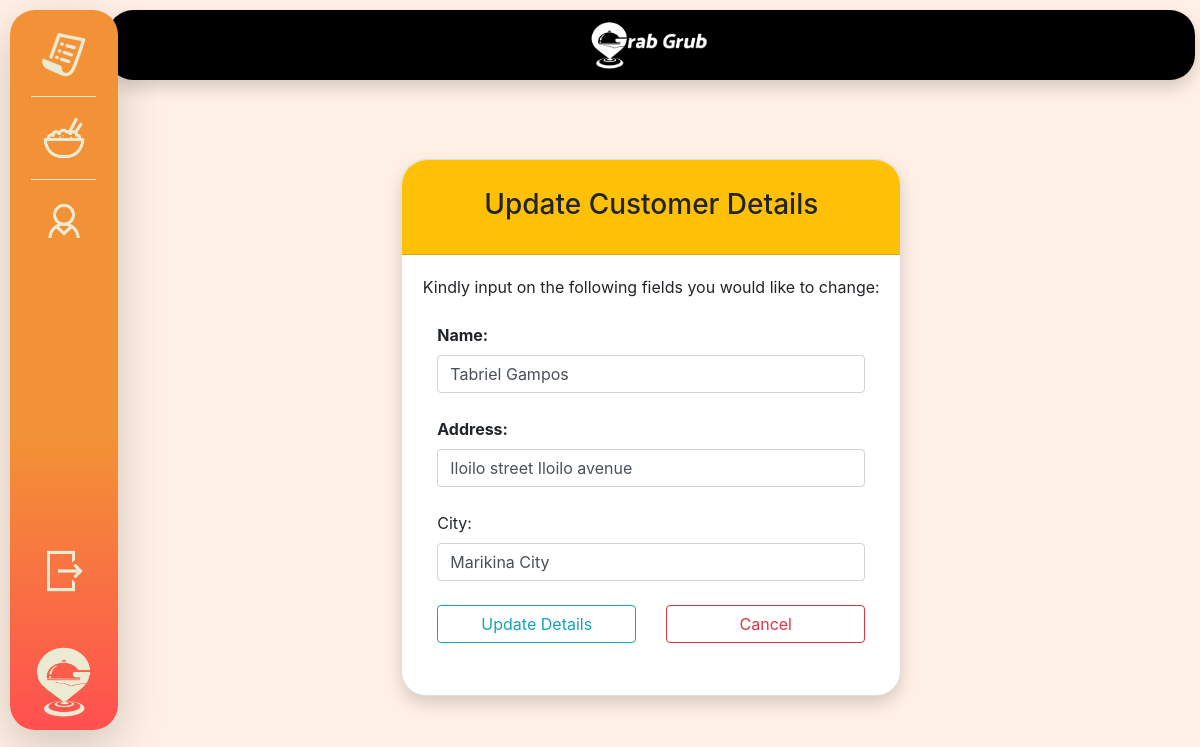
/update_customer_details/3, run on an earlier commit of the app's database.
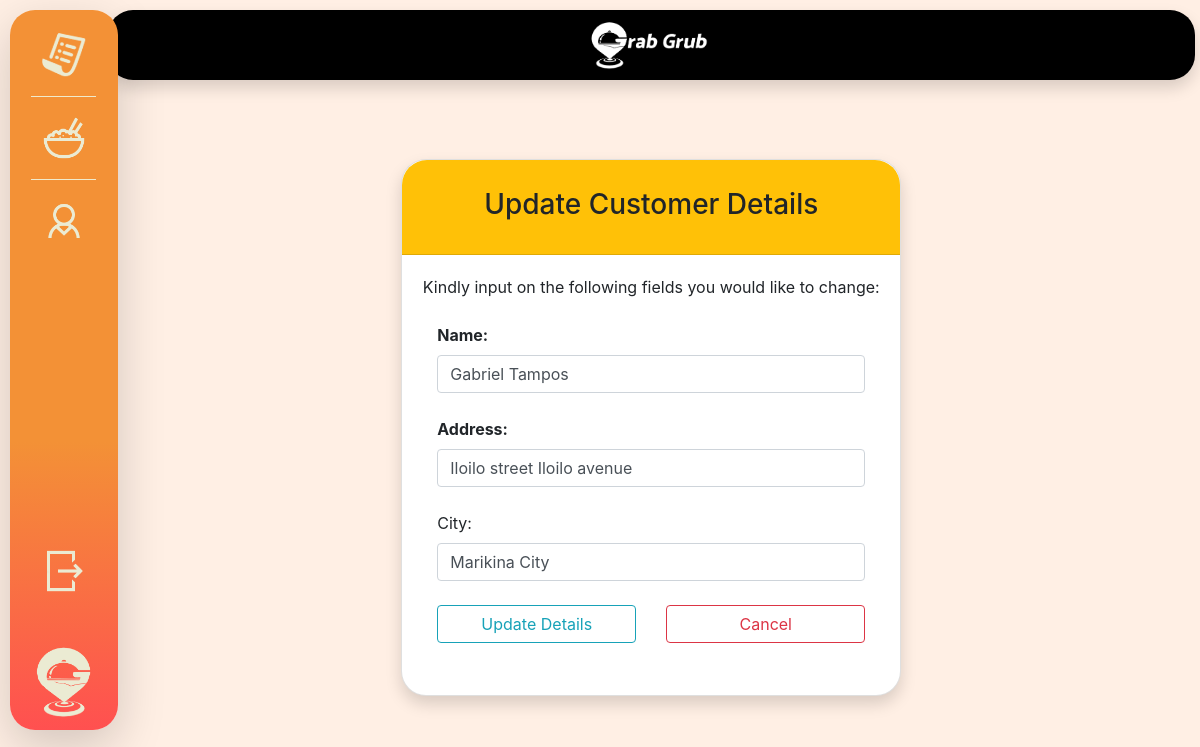
And on a later commit of the database.
### Kiosk/models.py (models this page shows, shortened)
class Customer(models.Model):
    name = models.CharField(max_length=300)
    address = models.CharField(max_length=300)
    city = models.CharField(max_length=300)
    objects = models.Manager()

### Kiosk/views.py (the view)
# urls.py: path('update_customer_details/<int:pk>', views.update_customer_details, name="update_customer_details"),
def update_customer_details(request, pk):
    if(request.method == "POST"):
        name = request.POST.get("name")
        address = request.POST.get("address")
        city = request.POST.get("city")
        namelower = name.lower()
        clist = Customer.objects.filter()
        clistlower = []
        for cobject in clist:
            cobjectlower = cobject.getName().lower()
            clistlower.append(cobjectlower)
        oldCustomer = get_object_or_404(Customer, pk=pk)
        if(namelower == oldCustomer.getName().lower()):
            if(address == oldCustomer.getAddress() and city == oldCustomer.getCity()):
                messages.error(request, "Supplied details are identical")
                c = get_object_or_404(Customer, pk=pk)
                return render(request, "Kiosk/update_customer_details.html", {'c':c})
            else:
                Customer.objects.filter(pk=pk).update(address=address, city=city)
                messages.info(request, 'Successfully updated customer details')
                return redirect('view_customers')
        elif(namelower in clistlower):
            messages.error(request, 'Customer name is taken')
            c = get_object_or_404(Customer, pk=pk)
            return render(request, "Kiosk/update_customer_details.html", {'c':c})
        else:
            Customer.objects.filter(pk=pk).update(name=name, address=address, city=city)
            messages.info(request, 'Successfully updated customer details')
            return redirect('view_customers')
    else:
        c = get_object_or_404(Customer, pk=pk)
        return render(request, 'Kiosk/update_customer_details.html', {'c':c})

### Kiosk/templates/Kiosk/update_customer_details.html (shortened to what this page needs)
{% extends 'Kiosk/base.html' %}
{% load static %}
        {% block content %}
        <div class="card shadow" style="width:500px; border-radius: 25px;">
            <div class="card-header bg-warning text-center" style="border-top-left-radius: 25px; border-top-right-radius:25px;">
                <div class="row card-title justify-content-center">
                    <h3 class="mt-3">Update Customer Details</h3>
                </div>
            </div>
            <div class="card-body">
                <div class="row">
                    <div class="col mb-3">
                        <div class="text-center">
                            Kindly input on the following fields you would like to change:
                        </div>
                        <br>
                        <form action="{% url 'update_customer_details' pk=c.pk %}" method="POST"> {% csrf_token %}
                            <div class="col">
                            <label for="name"> <b>Name:</b> </label>
                            <input type="text" name="name" id="name" class="w-100 form-control" value="{{c.name}}" required>
                            <br>
                            <label for="address"> <b> Address: </b> </label>
                            <input type="text" name="address" id="address" class="w-100 form-control" value="{{c.address}}" required>
                            <br>
                            <label for="city">City: </label>
                            <input type="text" name="city" id="city" class="w-100 form-control" value="{{c.city}}" required>
                            <br>
                            <div class="row justify-content-center">
                                <div class="col-6">
                                    <input type="submit" value="Update Details" class="btn btn-outline-info w-100">
                                </div>
                                <div class="col-6">
                                    <a href="{% url 'view_customers' %}" class="btn btn-outline-danger w-100">Cancel</a>
                                </div>
                            </div>
                        </form>
                    </div>
                </div>
            </div>
        </div>
        {% endblock %}

What changed in the data, as far as the page shows it:
changed Customer "Iloilo street Iloilo avenue": name "Tabriel Gampos" → "Gabriel Tampos"
